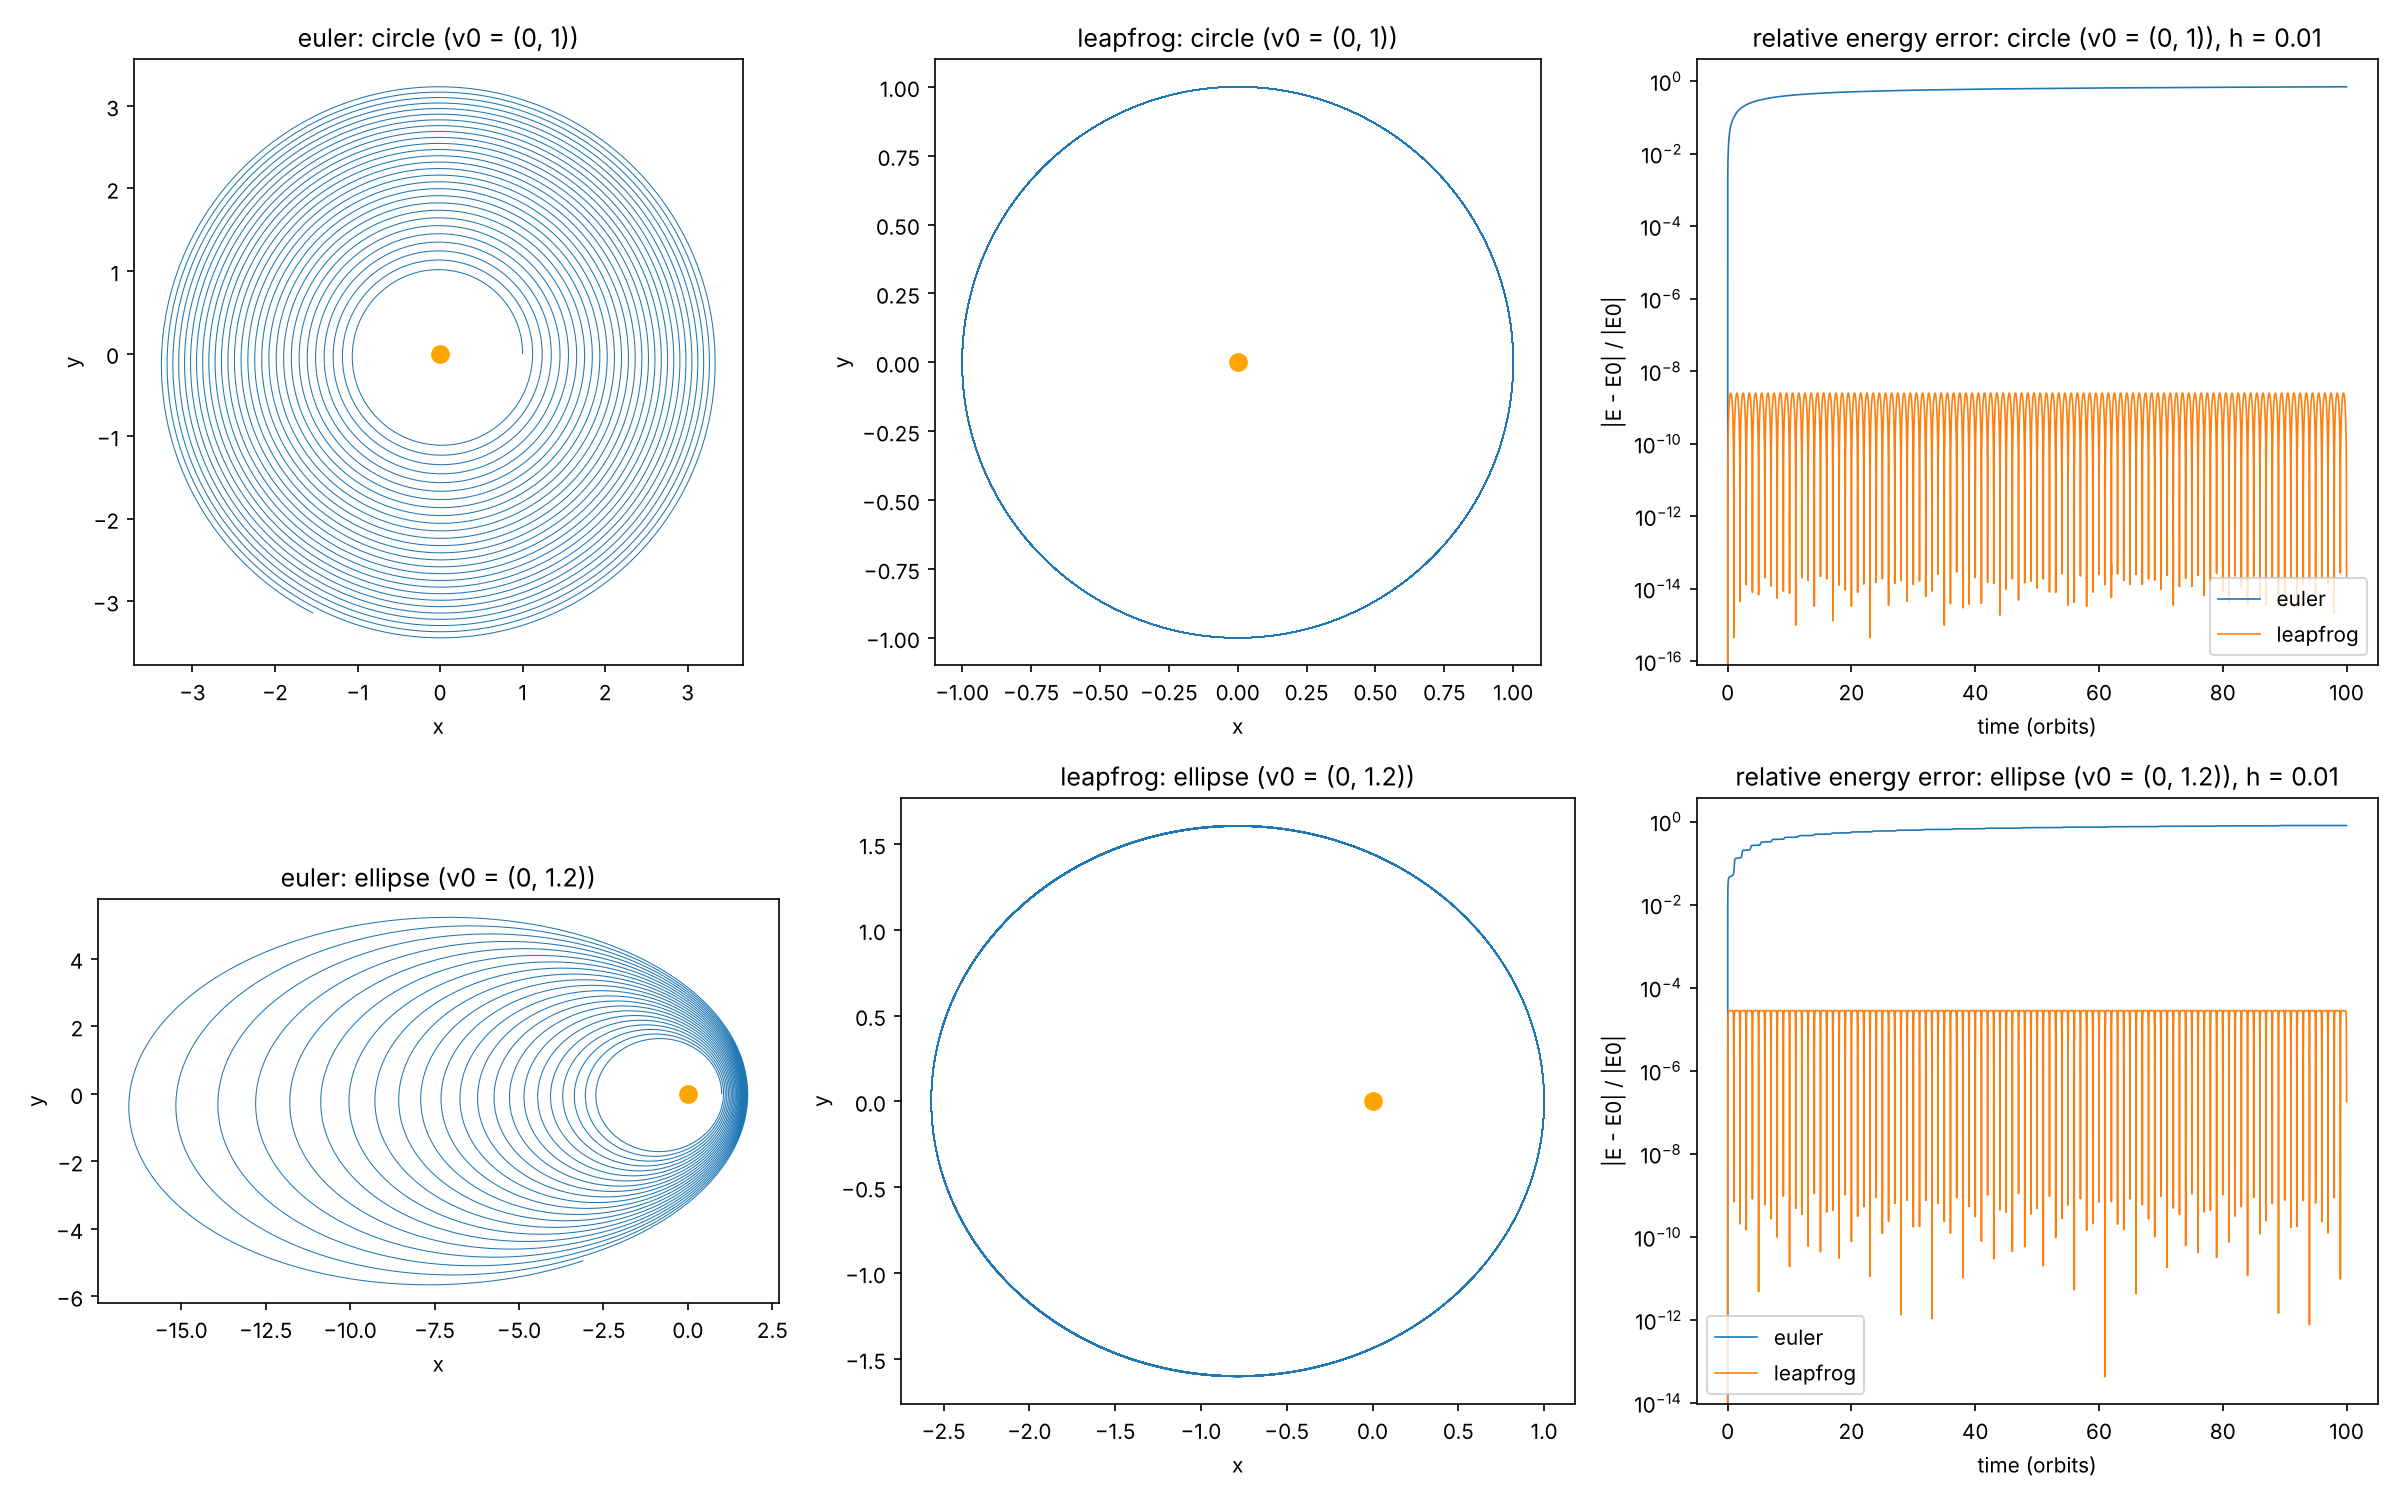

This chart was generated by the following Python code:
"""Part 2: leapfrog (kick-drift-kick) vs explicit Euler over 100 orbits."""
import numpy as np
import matplotlib
matplotlib.use("Agg")
import matplotlib.pyplot as plt

from euler_energy import accel, energy, period

# ---- Parameters -------------------------------------------------------------
h = 0.01
n_orbits = 100
r0 = np.array([1.0, 0.0])
cases = {                                  # initial velocities to run
    "circle (v0 = (0, 1))": np.array([0.0, 1.0]),
    "ellipse (v0 = (0, 1.2))": np.array([0.0, 1.2]),
}


def euler_step(r, v, h):
    """r_{n+1} = r_n + h v_n ;  v_{n+1} = v_n + h a(r_n)"""
    return r + h * v, v + h * accel(r)


def leapfrog_step(r, v, h, a):
    """Kick-drift-kick. `a` is a(r_n), passed in from the previous step.
    Returns r_{n+1}, v_{n+1} and a(r_{n+1}) so the caller can reuse it:
    only ONE new acceleration evaluation per step."""
    v_half = v + 0.5 * h * a              # v_{n+1/2} = v_n + (h/2) a(r_n)        (half kick)
    r_new = r + h * v_half                # r_{n+1}   = r_n + h v_{n+1/2}         (drift)
    a_new = accel(r_new)                  # the only new force evaluation this step
    v_new = v_half + 0.5 * h * a_new      # v_{n+1}   = v_{n+1/2} + (h/2) a(r_{n+1}) (half kick)
    return r_new, v_new, a_new


def run(method, r0, v0, h, n_steps):
    """Integrate n_steps; return trajectory (n_steps+1, 2) and energy (n_steps+1,)."""
    r, v = r0.copy(), v0.copy()
    traj = np.empty((n_steps + 1, 2))
    E = np.empty(n_steps + 1)
    traj[0], E[0] = r, energy(r, v)
    if method == "leapfrog":
        a = accel(r)                      # computed once here; afterwards reused from each step
    for n in range(n_steps):
        if method == "euler":
            r, v = euler_step(r, v, h)
        else:
            r, v, a = leapfrog_step(r, v, h, a)
        traj[n + 1], E[n + 1] = r, energy(r, v)
    return traj, E


if __name__ == "__main__":
    fig, axes = plt.subplots(len(cases), 3, figsize=(16, 5 * len(cases)))

    for row, (name, v0) in zip(axes, cases.items()):
        T = period(r0, v0)
        n_steps = int(round(n_orbits * T / h))
        t_orbits = np.arange(n_steps + 1) * h / T
        E0 = energy(r0, v0)

        for ax, method in zip(row[:2], ["euler", "leapfrog"]):
            traj, E = run(method, r0, v0, h, n_steps)
            rel_err = np.abs(E - E0) / abs(E0)

            ax.plot(traj[:, 0], traj[:, 1], lw=0.5)
            ax.plot(0, 0, "o", color="orange", ms=8)
            ax.set_aspect("equal")
            ax.set_xlabel("x")
            ax.set_ylabel("y")
            ax.set_title(f"{method}: {name}")

            row[2].semilogy(t_orbits, rel_err, lw=0.8, label=method)

        row[2].set_xlabel("time (orbits)")
        row[2].set_ylabel("|E - E0| / |E0|")
        row[2].set_title(f"relative energy error: {name}, h = {h}")
        row[2].legend()

        # Leapfrog with h = 0.01 and h = 0.005: maximum energy error over n_orbits
        print(name)
        for hh in [0.01, 0.005]:
            _, E = run("leapfrog", r0, v0, hh, int(round(n_orbits * T / hh)))
            print(f"  leapfrog h = {hh:<6}  max |E - E0| = {np.max(np.abs(E - E0)):.3e}")

    fig.tight_layout()
    fig.savefig("compare_leapfrog.png", dpi=150)
